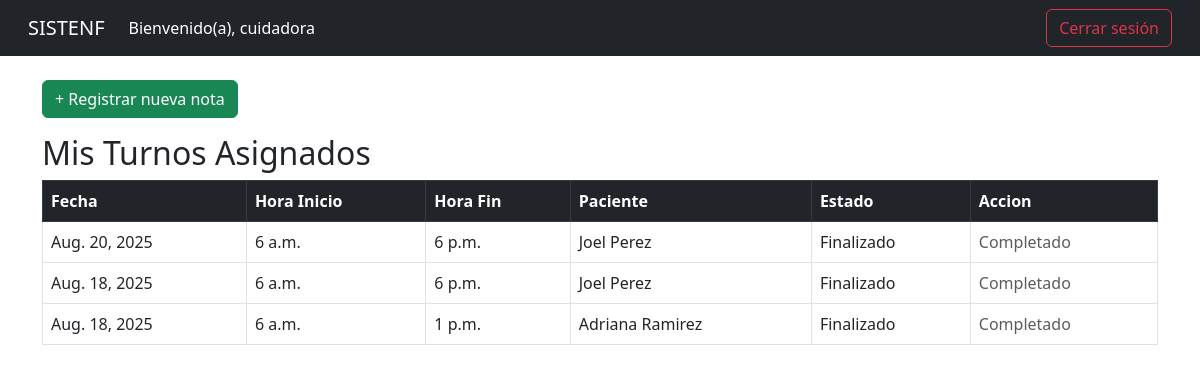
/dashboard/cuidadora/ (signed in), run on the app's committed database.
### gestion/models.py (models this page shows, shortened)
class Usuario(models.Model):
    nombre = models.CharField(max_length=100)
    correo = models.EmailField(unique=True)
    password = models.CharField(max_length=128)
    rol = models.ForeignKey(Rol, on_delete=models.CASCADE)
    estado = models.BooleanField(default=True)

class Turno(models.Model):
    fecha = models.DateField()
    hora_inicio = models.TimeField()
    hora_fin = models.TimeField()
    usuario_asignado = models.ForeignKey(Usuario, on_delete=models.CASCADE)
    estado = models.ForeignKey(EstadoTurno, on_delete=models.CASCADE)
    paciente = models.ForeignKey(Paciente, on_delete=models.CASCADE)

class Paciente(models.Model):
    nombre = models.CharField(max_length=100)
    direccion = models.CharField(max_length=200, blank=True, null=True)
    telefono = models.CharField(max_length=20, blank=True, null=True)
    correo_electronico = models.EmailField(blank=True, null=True)
    acudiente = models.CharField(max_length=100, blank=True, null=True)
    edad = models.IntegerField()
    historia_clinica = models.TextField()

class EstadoTurno(models.Model):
    nombre = models.CharField(max_length=50)
    def __str__(self):
        return self.nombre

### gestion/views.py (the view)
# urls.py: path('dashboard/cuidadora/', views.dash_cuidadora, name='dashboard_cuidadora'),
def dash_cuidadora(request):
    usuario_id = request.session.get('usuario_id')
    turnos = Turno.objects.filter(usuario_asignado_id=usuario_id)
    usuario = Usuario.objects.get(id=usuario_id)
    return render(request, 'dashboard_cuidadora.html', {
        'turnos': turnos,
        'usuario': usuario
    })

### gestion/context_processors.py (called while the page is built)
def usuario_logueado(request):
    usuario_id = request.session.get('usuario_id')
    if usuario_id:
        try:
            usuario = Usuario.objects.get(id=usuario_id)
            return {'usuario': usuario}
        except Usuario.DoesNotExist:
            pass
    return {'usuario': None}

### gestion/templates/dashboard_cuidadora.html
{% extends 'base.html' %}
{% block content %}
<a href="{% url 'registrar_nota' %}" class="btn btn-success mb-3">+ Registrar nueva nota</a>
<h2>Mis Turnos Asignados</h2>
<table class="table table-bordered">
    <thead class="table-dark">
        <tr>
            <th>Fecha</th>
            <th>Hora Inicio</th>
            <th>Hora Fin</th>
            <th>Paciente</th>
            <th>Estado</th>
            <th>Accion</th>
        </tr>
    </thead>
    <tbody>
        {% for turno in turnos %}
        <tr>
            <td>{{ turno.fecha }}</td>
            <td>{{ turno.hora_inicio }}</td>
            <td>{{ turno.hora_fin }}</td>
            <td>{{ turno.paciente.nombre }}</td>
            <td>{{ turno.estado }}</td>
            <td>
                {% if turno.estado.nombre == 'Asignado' %}
                    <form method="post" action="{% url 'cambiar_estado_turno' turno.id 'En Curso' %}">
                        {% csrf_token %}
                        <button type="submit" class="btn btn-primary btn-sm">Iniciar</button>
                    </form>
                {% elif turno.estado.nombre == 'En Curso' %}
                    <form method="post" action="{% url 'cambiar_estado_turno' turno.id 'Finalizado' %}">
                        {% csrf_token %}
                        <button type="submit" class="btn btn-success btn-sm">Finalizar</button>
                    </form>
                {% else %}
                    <span class="text-muted">Completado</span>
                {% endif %}
            </td>
        </tr>
        {% empty %}
        <tr>
            <td colspan="4" class="text-center">No tienes turnos asignados.</td>
        </tr>
        {% endfor %}
    </tbody>
</table>
{% endblock %}

### gestion/templates/base.html (shortened to what this page needs)
<!DOCTYPE html>
<html lang="es">
<head>
    <link href="https://cdn.jsdelivr.net/npm/bootstrap@5.3.0/dist/css/bootstrap.min.css" rel="stylesheet">
</head>
<body>
    <nav class="navbar navbar-expand-lg navbar-dark bg-dark px-3">
        <div class="container-fluid">
            <a class="navbar-brand" href="#">SISTENF</a>
            <div class="collapse navbar-collapse" id="navbarSupportedContent">
            <ul class="navbar-nav me-auto mb-2 mb-lg-0">
                <li class="nav-item">
                <a class="nav-link active" aria-current="page" href="#">
                    {% if usuario %}
                        Bienvenido(a), {{ usuario.nombre }}
                    {% endif %}
                </a>
                </li>
            </ul>
                <a class="btn btn-outline-danger" href="/logout/">Cerrar sesión</a>
            </div>
        </div>
    </nav>
    <div class="container mt-4">
        {% block content %}
        {% endblock %}
    </div>
</body>
</html>

### data on the page
Usuario: nombre "cuidadora"
Turno: fecha "Aug. 20, 2025", hora_inicio "6 a.m.", hora_fin "6 p.m.", paciente.nombre "Joel Perez", estado "Finalizado", shows "Completado"
Turno: fecha "Aug. 18, 2025", hora_inicio "6 a.m.", hora_fin "6 p.m.", paciente.nombre "Joel Perez", estado "Finalizado", shows "Completado"
Turno: fecha "Aug. 18, 2025", hora_inicio "6 a.m.", hora_fin "1 p.m.", paciente.nombre "Adriana Ramirez", estado "Finalizado", shows "Completado"
